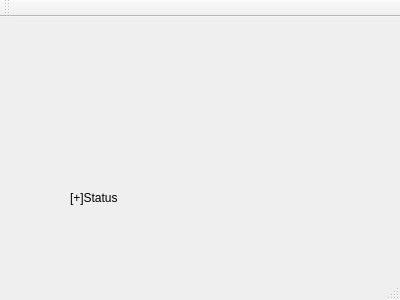
<?xml version="1.0" encoding="UTF-8"?>
<ui version="4.0">
 <class>Login</class>
 <widget class="QMainWindow" name="Login">
  <property name="geometry">
   <rect>
    <x>0</x>
    <y>0</y>
    <width>400</width>
    <height>300</height>
   </rect>
  </property>
  <property name="windowTitle">
   <string>Login</string>
  </property>
  <widget class="QWidget" name="centralWidget">
   <widget class="QLabel" name="label">
    <property name="geometry">
     <rect>
      <x>70</x>
      <y>170</y>
      <width>66</width>
      <height>21</height>
     </rect>
    </property>
    <property name="text">
     <string>[+]Status</string>
    </property>
   </widget>
  </widget>
  <widget class="QMenuBar" name="menuBar">
   <property name="geometry">
    <rect>
     <x>0</x>
     <y>0</y>
     <width>400</width>
     <height>29</height>
    </rect>
   </property>
  </widget>
  <widget class="QToolBar" name="mainToolBar">
   <attribute name="toolBarArea">
    <enum>TopToolBarArea</enum>
   </attribute>
   <attribute name="toolBarBreak">
    <bool>false</bool>
   </attribute>
  </widget>
  <widget class="QStatusBar" name="statusBar"/>
 </widget>
 <layoutdefault spacing="6" margin="11"/>
 <resources/>
 <connections/>
</ui>
